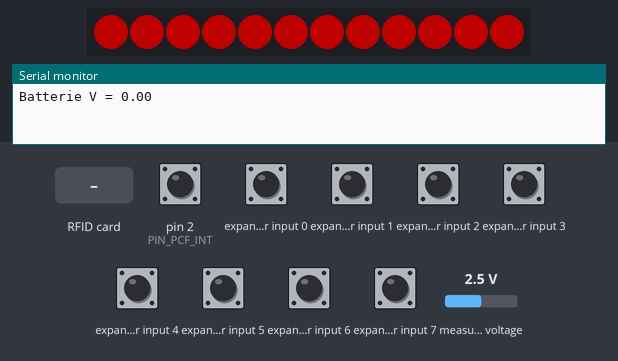
The sketch below on a simulated Arduino Nano, built with avr-gcc and run on an emulated ATmega328P. On the bench: 12 RGB LEDs in strip order, left to right, the last lines printed to the serial monitor. Wiring (inferred from the names in the program): PCF8574 port expander at I2C address 0x20. The test bench sets the inputs (shaded band); at power-on: expander input 0–7, pin 2 (PIN_PCF_INT) HIGH, measured voltage 2.5 V. Dim RGB values are drawn brighter than linear; the audio player accepts every command and is not drawn.

Above: at 2.7 s.
2.8 s: RFID card 5E 7A 19 C4 held to the reader
At 4.1 s:
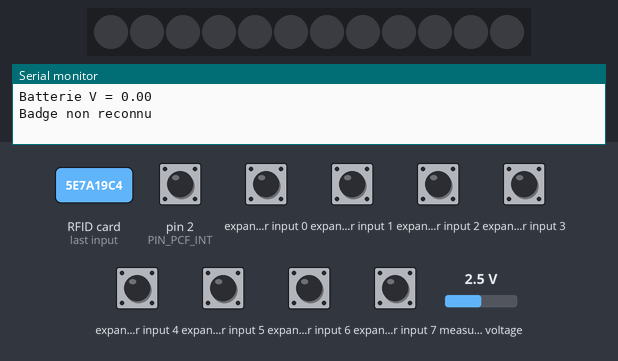
At 9.86 s:
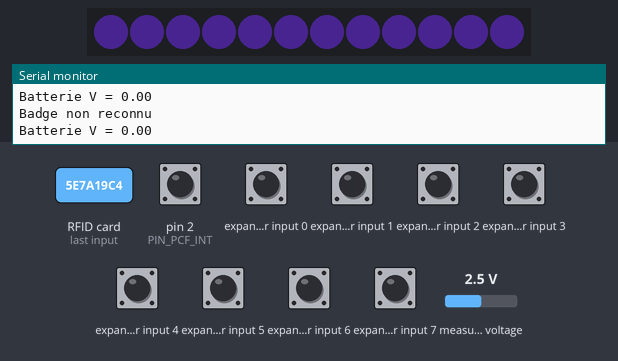

Measured:
- what the display in image 1 shows lasts 0.9 s, from 3.6 s to 4.5 s

The sketch:

babel_tower_int.ino
```cpp
/*
  Tour de Babel – La Villaine Bidouille
  Version brouillon v0.4 (Arduino Nano + PN532 + PCF8574 avec interruption) – à valider sur le matériel

  Fonctions
  - Lit le secteur 2, bloc 0 (bloc absolu 8) d'un badge MIFARE Classic avec la clé A.
    Premier octet du bloc (valeur binaire 1..99) = numéro du flux à jouer.
  - 8 boutons au sommet de la tour, lus par un PCF8574 (I2C) dont la broche INT
    est reliée à D2 (INT0 de l'Arduino) : 4 langues, lecture/pause,
    volume +, volume -, 1 de réserve (broches P0..P7 dans cet ordre).
  - Le DFPlayer Mini joue  /LL/SSS.mp3  (LL = langue 01..04, SSS = flux 001..099).
  - Un ADS1115 mesure la tension de la batterie ; alerte sonore + LED si trop basse.
  - Des LED adressables (WS2812) jouent une séquence pour chaque événement.

  Bibliothèques (Gestionnaire de bibliothèques) :
    Adafruit PN532, DFRobotDFPlayerMini, Adafruit ADS1X15, Adafruit NeoPixel
    (Wire, SoftwareSerial et EEPROM sont fournies avec l'IDE)

  Carte SD du DFPlayer :
    /01/001.mp3 ... /01/099.mp3   langue 1
    /02/001.mp3 ... /02/099.mp3   langue 2   (etc.)
    /MP3/0001.mp3  alerte batterie faible
    /MP3/0002.mp3  alerte batterie critique
    /MP3/0003.mp3  (facultatif) badge non reconnu

  Bus I2C partagé : PCF8574 (0x20 à 0x27, ou 0x38 à 0x3F pour le PCF8574A), PN532 (0x24), ADS1115 (0x48).
  Attention : un PCF8574 avec A2=1, A1=0, A0=0 serait à 0x24, comme le PN532.
  La broche IRQ du PN532 doit être câblée (la bibliothèque Adafruit l'utilise en I2C).
*/

#include <Wire.h>
#include <EEPROM.h>
#include <SoftwareSerial.h>
#include <Adafruit_PN532.h>
#include <DFRobotDFPlayerMini.h>
#include <Adafruit_ADS1X15.h>
#include <Adafruit_NeoPixel.h>

// ---------------------------------------------------------------- Réglages
#define DEBUG 1
#if DEBUG
  #define LOG(x)    Serial.println(F(x))
  #define LOGV(a,b) do{Serial.print(F(a));Serial.println(b);}while(0)
#else
  #define LOG(x)
  #define LOGV(a,b)
#endif

// Broches (Arduino Nano). I2C : A4 = SDA, A5 = SCL.
const uint8_t PIN_PN532_IRQ = A3;
const uint8_t PIN_PN532_RST = A2;
const uint8_t PIN_DF_RX     = 4;   // Nano reçoit  <- TX du DFPlayer
const uint8_t PIN_DF_TX     = 5;   // Nano émet    -> RX du DFPlayer (résistance 1 kΩ en série)
const uint8_t PIN_LED       = 6;

// Boutons, dans l'ordre : langues 1..4, lecture/pause, volume +, volume -, réserve
const uint8_t NB_LANG = 4;
const uint8_t PCF_ADDR   = 0x20;      // PCF8574 : 0x20..0x27 ; PCF8574A : 0x38..0x3F
const uint8_t PIN_PCF_INT = 2;        // INT du PCF8574 -> D2 (INT0), actif à l'état bas
const bool    PADS_ACTIVE_HIGH = false; // false : TTP223 en mode momentané, 0 quand touché (pont A relié)
const unsigned long PAD_SETTLE_MS = 25; // délai de stabilisation (anti-rebond) après une interruption
const uint8_t PAD_PLAY   = NB_LANG;
const uint8_t PAD_VOL_UP = NB_LANG + 1;
const uint8_t PAD_VOL_DN = NB_LANG + 2;
const uint8_t PAD_SPARE  = NB_LANG + 3;

// LED
const uint8_t NB_LED = 12;
const uint8_t LED_BRIGHTNESS = 80;    // 0..255, limite la consommation

// Badge
const uint8_t BLOCK_STREAM = 8;       // secteur 2, bloc 0 = 2*4 + 0
uint8_t KEY_A[6] = {0xFF,0xFF,0xFF,0xFF,0xFF,0xFF};   // clé par défaut, à remplacer si besoin
const unsigned long RFID_POLL_MS    = 200;
const unsigned long RFID_LOCKOUT_MS = 3000;           // pause après une lecture (badge laissé sur le lecteur)

// Audio
const uint8_t VOLUME_DEFAULT = 10;    // 0..30
const uint8_t VOLUME_STEP    = 2;
const uint8_t VOLUME_MAX     = 30;

// Batterie (ADS1115, voie A0)
const float DIVIDER_RATIO = 2.0;      // Vbat = Vmesuré * ratio (selon le pont diviseur)
const float BATT_LOW      = 3.50;     // volts : alerte
const float BATT_CRITICAL = 3.30;     // volts : arrêt de la lecture
const float BATT_HYST     = 0.10;     // retour à la normale = seuil + hystérésis
const unsigned long BATT_PERIOD_MS  = 5000;
const unsigned long LOW_REMINDER_MS = 30000;          // rappel LED en batterie faible

// ---------------------------------------------------------------- Objets
Adafruit_PN532 nfc(PIN_PN532_IRQ, PIN_PN532_RST);
SoftwareSerial dfSerial(PIN_DF_RX, PIN_DF_TX);
DFRobotDFPlayerMini player;
Adafruit_ADS1115 ads;
Adafruit_NeoPixel strip(NB_LED, PIN_LED, NEO_GRB + NEO_KHZ800);

// ---------------------------------------------------------------- État
uint8_t  lang   = 1;      // 1..NB_LANG
uint8_t  stream = 0;      // 0 = pas encore de badge, sinon 1..99
uint8_t  volume = VOLUME_DEFAULT;
bool     paused = false;
bool     playing = false;

enum BattState : uint8_t { BATT_OK, BATT_LOW_STATE, BATT_CRIT_STATE };
BattState battState = BATT_OK;
float    battVolts = 0;
bool     adsOk = false;
bool     pn532Ok = false;

// Une couleur par langue
const uint32_t LANG_COLOR[NB_LANG] = {0x0000FF, 0xFF0000, 0xFFA000, 0x00C000};

// ---------------------------------------------------------------- LED : événements
enum LedEvent : uint8_t { EV_NONE, EV_BOOT, EV_TAG_OK, EV_TAG_BAD, EV_LANG, EV_PAUSE, EV_RESUME,
                          EV_VOLUME, EV_LOW_BATT, EV_CRIT_BATT };
LedEvent ledEvent = EV_NONE;
unsigned long ledEventStart = 0;
unsigned long ledEventDuration = 0;
unsigned long ledLastLowReminder = 0;

void ledStart(LedEvent e) {
  ledEvent = e;
  ledEventStart = millis();
  switch (e) {
    case EV_BOOT:      ledEventDuration = 1500; break;
    case EV_TAG_OK:    ledEventDuration = 1000; break;
    case EV_TAG_BAD:   ledEventDuration = 900;  break;
    case EV_LANG:      ledEventDuration = 700;  break;
    case EV_PAUSE:     ledEventDuration = 500;  break;
    case EV_RESUME:    ledEventDuration = 500;  break;
    case EV_VOLUME:    ledEventDuration = 800;  break;
    case EV_LOW_BATT:  ledEventDuration = 3000; break;
    case EV_CRIT_BATT: ledEventDuration = 6000; break;
    default:           ledEventDuration = 0;
  }
}

void fillAll(uint32_t c) { for (uint8_t i = 0; i < NB_LED; i++) strip.setPixelColor(i, c); }

uint32_t scale(uint32_t c, uint8_t k) {   // k 0..255
  uint8_t r = ((c >> 16) & 0xFF) * k / 255;
  uint8_t g = ((c >> 8)  & 0xFF) * k / 255;
  uint8_t b = (c & 0xFF) * k / 255;
  return strip.Color(r, g, b);
}

// Respiration douce (0..255) avec une période donnée
uint8_t breathe(unsigned long t, unsigned long period) {
  float x = (t % period) / (float)period;
  float v = x < 0.5 ? x * 2 : (1 - x) * 2;
  return (uint8_t)(v * v * 255);
}

// Appelée à chaque tour de loop() : aucune attente bloquante
void ledUpdate() {
  unsigned long now = millis();
  unsigned long t = now - ledEventStart;

  if (ledEvent != EV_NONE && t >= ledEventDuration) ledEvent = EV_NONE;

  if (ledEvent != EV_NONE) {
    strip.clear();
    switch (ledEvent) {
      case EV_BOOT: {                      // remplissage progressif en blanc chaud
        uint8_t n = (uint32_t)NB_LED * t / ledEventDuration;
        for (uint8_t i = 0; i <= n && i < NB_LED; i++) strip.setPixelColor(i, 0xFFB060);
        break; }
      case EV_TAG_OK: {                    // tour de vert
        uint8_t head = (t / 60) % NB_LED;
        for (uint8_t k = 0; k < 4; k++) strip.setPixelColor((head + NB_LED - k) % NB_LED, scale(0x00FF00, 255 - k * 60));
        break; }
      case EV_TAG_BAD:                     // deux clignotements rouges
        if ((t / 150) % 2 == 0) fillAll(0xFF0000);
        break;
      case EV_LANG:                        // couleur de la langue, qui s'éteint
        fillAll(scale(LANG_COLOR[lang - 1], 255 - (uint32_t)255 * t / ledEventDuration));
        break;
      case EV_PAUSE:  fillAll(0xFF8000); break;
      case EV_RESUME: fillAll(0x00FF00); break;
      case EV_VOLUME: {                    // jauge blanche proportionnelle au volume
        uint8_t n = ((uint16_t)NB_LED * volume + VOLUME_MAX - 1) / VOLUME_MAX;
        for (uint8_t i = 0; i < n && i < NB_LED; i++) strip.setPixelColor(i, 0xFFFFFF);
        break; }
      case EV_LOW_BATT:
      case EV_CRIT_BATT:                   // clignotement rouge rapide
        if ((t / 250) % 2 == 0) fillAll(0xFF0000);
        break;
      default: break;
    }
  } else {
    // Ambiance de fond
    if (stream == 0) {
      fillAll(scale(0x201040, breathe(now, 4000)));            // en attente d'un badge
    } else if (paused) {
      fillAll(scale(0x804000, 60 + breathe(now, 3000) / 4));   // pause : ambre tamisé
    } else {
      uint32_t c = LANG_COLOR[lang - 1];                       // lecture : couleur de la langue
      for (uint8_t i = 0; i < NB_LED; i++) {
        uint8_t k = 70 + breathe(now + i * 200UL, 3000) * 185 / 255;
        strip.setPixelColor(i, scale(c, k));
      }
    }
    // Rappel périodique en batterie faible
    if (battState == BATT_LOW_STATE && now - ledLastLowReminder > LOW_REMINDER_MS) {
      ledLastLowReminder = now;
      ledStart(EV_LOW_BATT);
    }
  }
  strip.show();
}

// ---------------------------------------------------------------- Audio
void startStream() {
  if (stream == 0 || battState == BATT_CRIT_STATE) return;
  LOGV("Lecture langue ", lang); LOGV("  flux ", stream);
  player.playFolder(lang, stream);     // /LL/SSS.mp3
  playing = true;
  paused = false;
}

void handlePlayerEvents() {
  if (!player.available()) return;
  uint8_t type = player.readType();
  if (type == DFPlayerPlayFinished && playing && !paused) {
    startStream();                     // lecture en continu : on recommence le flux
  } else if (type == DFPlayerError) {
    LOGV("Erreur DFPlayer ", player.read());
  }
}

// Volume : mémorisé en EEPROM 3 s après le dernier changement (ménage la mémoire)
unsigned long volumeSaveAt = 0;
void changeVolume(int8_t delta) {
  int16_t v = (int16_t)volume + delta;
  if (v < 0) v = 0;
  if (v > VOLUME_MAX) v = VOLUME_MAX;
  volume = v;
  player.volume(volume);
  LOGV("Volume ", volume);
  ledStart(EV_VOLUME);
  volumeSaveAt = millis() + 3000;
}
void saveVolumeIfDue() {
  if (volumeSaveAt && (long)(millis() - volumeSaveAt) >= 0) {
    EEPROM.update(0, volume);
    volumeSaveAt = 0;
  }
}

// ---------------------------------------------------------------- Badge
bool readStreamFromTag(uint8_t *uid, uint8_t uidLen, uint8_t &out) {
  if (!nfc.mifareclassic_AuthenticateBlock(uid, uidLen, BLOCK_STREAM, 0, KEY_A)) {   // 0 = clé A
    LOG("Auth refusée");
    return false;
  }
  uint8_t buf[16];
  if (!nfc.mifareclassic_ReadDataBlock(BLOCK_STREAM, buf)) {
    LOG("Lecture refusée");
    return false;
  }
  out = buf[0];                        // valeur binaire 1..99
  return out >= 1 && out <= 99;
}

void pollRfid() {
  static unsigned long lastPoll = 0, lockoutUntil = 0;
  unsigned long now = millis();
  if (!pn532Ok || now - lastPoll < RFID_POLL_MS || (long)(now - lockoutUntil) < 0) return;
  lastPoll = now;

  uint8_t uid[7], uidLen;
  if (!nfc.readPassiveTargetID(PN532_MIFARE_ISO14443A, uid, &uidLen, 60)) return;
  lockoutUntil = millis() + RFID_LOCKOUT_MS;

  uint8_t s;
  if (readStreamFromTag(uid, uidLen, s)) {
    LOGV("Badge OK, flux ", s);
    if (s == stream && playing && !paused) return;   // même badge laissé sur le lecteur : on ne relance pas
    stream = s;
    ledStart(EV_TAG_OK);
    startStream();
  } else {
    LOG("Badge non reconnu");
    ledStart(EV_TAG_BAD);
    // player.playMp3Folder(3);         // décommenter pour un message vocal /MP3/0003.mp3
  }
}

// ---------------------------------------------------------------- Boutons
// Le PCF8574 tire INT à l'état bas à chaque changement d'une entrée (appui ET relâchement).
// INT ne revient à l'état haut qu'après une lecture du port : on lit donc dès l'interruption,
// puis une seconde fois après PAD_SETTLE_MS sans nouvelle interruption (anti-rebond).
volatile bool pcfInt = false;
void onPcfInt() { pcfInt = true; }     // rien d'autre ici : pas de Serial, pas d'I2C

uint8_t padBits = 0;                   // état stable, 1 = appuyé (bit 0 = P0 = langue 1 ...)
uint8_t padNewPress = 0;               // appuis détectés pendant ce tour de loop()
bool    pcfOk = false;
bool    pcfPending = false;
unsigned long pcfSettleAt = 0;
unsigned long volRepeatAt[2] = {0, 0};

bool readPcf(uint8_t &bits) {          // lit le port (ce qui efface INT) ; bits : 1 = appuyé
  if (Wire.requestFrom(PCF_ADDR, (uint8_t)1) != 1) {
    if (pcfOk) LOG("PCF8574 ne répond plus");
    pcfOk = false;
    return false;
  }
  uint8_t b = Wire.read();
  bits = PADS_ACTIVE_HIGH ? b : (uint8_t)~b;
  pcfOk = true;
  return true;
}

void pollPcf() {
  padNewPress = 0;
  unsigned long now = millis();
  // Interruption reçue, ou INT resté bas (interruption manquée) : lecture pour libérer INT
  if (pcfInt || digitalRead(PIN_PCF_INT) == LOW) {
    noInterrupts(); pcfInt = false; interrupts();
    uint8_t dummy;
    readPcf(dummy);
    pcfPending = true;
    pcfSettleAt = now + PAD_SETTLE_MS;
  }
  // Lecture définitive une fois les contacts stables
  if (pcfPending && (long)(now - pcfSettleAt) >= 0) {
    pcfPending = false;
    uint8_t bits;
    if (readPcf(bits)) {
      padNewPress = bits & ~padBits;   // bits passés de 0 à 1
      padBits = bits;
    }
  }
}

bool padPressed(uint8_t i) { return (padNewPress >> i) & 1; }   // vrai une seule fois à l'appui
bool padHeld(uint8_t i)    { return (padBits >> i) & 1; }

void pollTouch() {
  pollPcf();
  for (uint8_t i = 0; i < NB_LANG; i++) {
    if (padPressed(i)) {
      lang = i + 1;
      LOGV("Langue ", lang);
      ledStart(EV_LANG);
      startStream();                   // sans effet tant qu'aucun badge n'a été lu
    }
  }
  if (padPressed(PAD_PLAY) && stream) {
    if (paused) { player.start(); paused = false; ledStart(EV_RESUME); LOG("Reprise"); }
    else        { player.pause(); paused = true;  ledStart(EV_PAUSE);  LOG("Pause"); }
  }

  // Volume : un pas à l'appui, puis répétition tant que le bouton reste appuyé
  unsigned long now = millis();
  const uint8_t volPads[2] = {PAD_VOL_UP, PAD_VOL_DN};
  const int8_t  volStep[2] = {VOLUME_STEP, -(int8_t)VOLUME_STEP};
  for (uint8_t k = 0; k < 2; k++) {
    uint8_t i = volPads[k];
    if (padPressed(i)) { changeVolume(volStep[k]); volRepeatAt[k] = now + 500; }
    else if (padHeld(i) && (long)(now - volRepeatAt[k]) >= 0) {
      changeVolume(volStep[k]); volRepeatAt[k] = now + 200;
    }
  }

  if (padPressed(PAD_SPARE)) { LOG("Bouton de réserve"); /* à définir */ }
}

// ---------------------------------------------------------------- Batterie
void pollBattery() {
  static unsigned long last = 0;
  static bool first = true;
  unsigned long now = millis();
  if (!adsOk || (!first && now - last < BATT_PERIOD_MS)) return;
  first = false; last = now;

  int32_t sum = 0;
  for (uint8_t i = 0; i < 8; i++) sum += ads.readADC_SingleEnded(0);   // ~8 ms chacune
  battVolts = ads.computeVolts(sum / 8) * DIVIDER_RATIO;
  LOGV("Batterie V = ", battVolts);

  BattState prev = battState;
  if (battVolts < BATT_CRITICAL)                                   battState = BATT_CRIT_STATE;
  else if (battVolts < BATT_LOW && battState == BATT_OK)           battState = BATT_LOW_STATE;
  else if (battState == BATT_CRIT_STATE && battVolts > BATT_CRITICAL + BATT_HYST) battState = BATT_LOW_STATE;
  else if (battState == BATT_LOW_STATE  && battVolts > BATT_LOW + BATT_HYST)      battState = BATT_OK;

  if (battState != prev) {
    if (battState == BATT_LOW_STATE && prev == BATT_OK) {
      ledStart(EV_LOW_BATT); ledLastLowReminder = now;
      player.playMp3Folder(1);                     // /MP3/0001.mp3 ; le flux reprend à la fin
    } else if (battState == BATT_CRIT_STATE) {
      ledStart(EV_CRIT_BATT);
      playing = false;                             // empêche la reprise automatique
      player.playMp3Folder(2);                     // /MP3/0002.mp3
    } else if (battState == BATT_OK) {
      LOG("Batterie normale");
    }
  }
}

// ---------------------------------------------------------------- setup / loop
void setup() {
#if DEBUG
  Serial.begin(115200);
#endif
  strip.begin(); strip.setBrightness(LED_BRIGHTNESS); strip.show();
  ledStart(EV_BOOT);

  Wire.begin();
  Wire.beginTransmission(PCF_ADDR);
  Wire.write(0xFF);                                 // toutes les broches en entrée (quasi-bidirectionnelles)
  pcfOk = (Wire.endTransmission() == 0);
  if (!pcfOk) LOG("PCF8574 introuvable");
  else readPcf(padBits);                            // état initial : un doigt déjà posé ne compte pas comme un appui
  pinMode(PIN_PCF_INT, INPUT_PULLUP);               // INT du PCF8574 est à drain ouvert
  attachInterrupt(digitalPinToInterrupt(PIN_PCF_INT), onPcfInt, FALLING);
  nfc.begin();
  pn532Ok = nfc.getFirmwareVersion() != 0;
  if (pn532Ok) nfc.SAMConfig();
  else LOG("PN532 introuvable");

  adsOk = ads.begin();
  if (adsOk) ads.setGain(GAIN_ONE);                 // ±4,096 V
  else LOG("ADS1115 introuvable");

  uint8_t v = EEPROM.read(0);
  volume = (v <= VOLUME_MAX) ? v : VOLUME_DEFAULT;  // 255 = EEPROM vierge

  dfSerial.begin(9600);
  if (!player.begin(dfSerial)) LOG("DFPlayer introuvable (carte SD ?)");
  player.volume(volume);

  while (millis() < 1500) { ledUpdate(); }          // laisser jouer la séquence de démarrage
  pollBattery();
}

void loop() {
  pollTouch();
  pollRfid();
  pollBattery();
  handlePlayerEvents();
  saveVolumeIfDue();
  ledUpdate();
}
```
